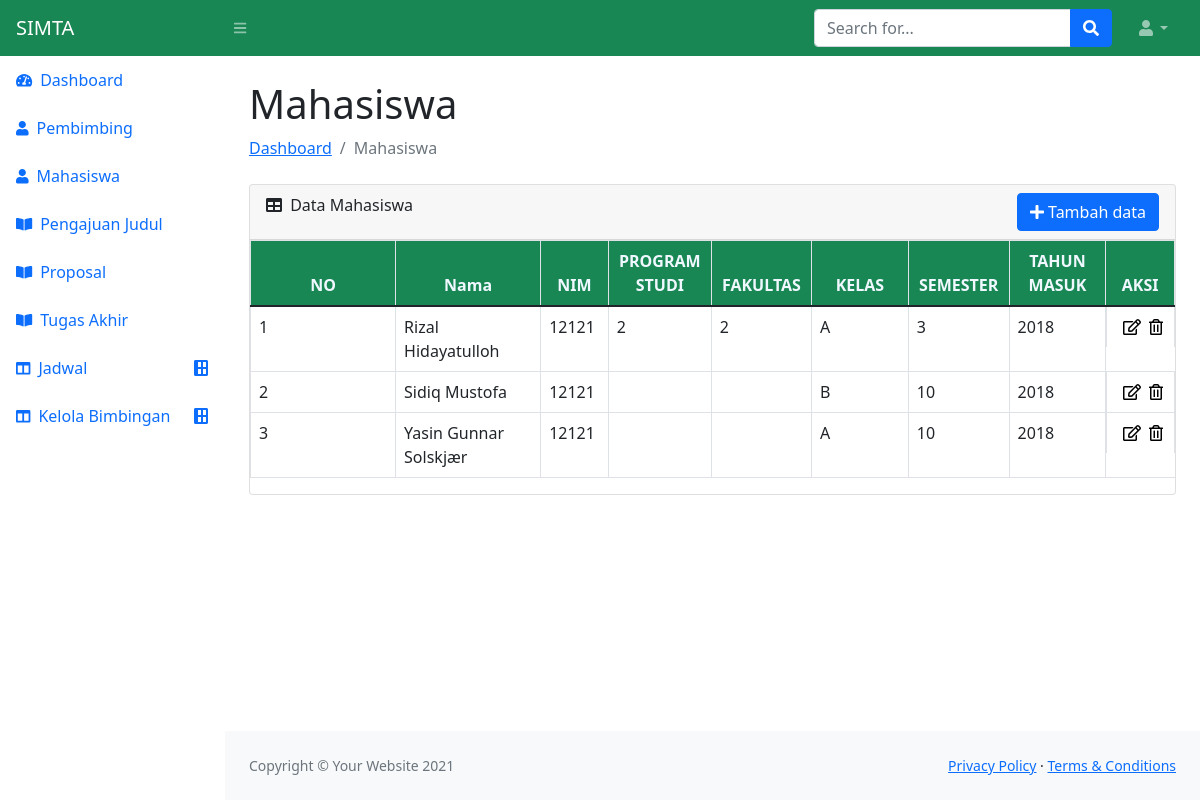
Screenshot of /tendik/mahasiswa with the database file from the repository.
### tendik/models.py (models this page shows)
class MahasiswaModel(models.Model):
    nama = models.CharField(max_length=50)
    nim = models.IntegerField()
    prodi = models.CharField(max_length=20)
    fakultas = models.CharField(max_length=20)
    kelas = models.CharField(max_length=3)
    semester = IntegerField()
    tahun_masuk = models.IntegerField(null=True)

### tendik/views.py (the view, shortened to what this page needs)
# urls.py: path('mahasiswa', views.mahasiswaView, name='mahasiswa'),
def mahasiswaView(request):
    mhs_table = models.MahasiswaModel.objects.all()
    return render(request, 'tendik/mahasiswa.html', {
        'tabel_mhs': mhs_table
    })

### tendik/templates/tendik/mahasiswa.html (shortened to what this page needs)
{% extends 'main.html' %}
{% block content %}
<main>
    <div class="container-fluid px-4">
        <h1 class="mt-4">Mahasiswa</h1>
        <ol class="breadcrumb mb-4">
            <li class="breadcrumb-item"><a href="index.html">Dashboard</a></li>
            <li class="breadcrumb-item active">Mahasiswa</li>
        </ol>
        <div class="card mb-4">
            <div class="card-header d-flex justify-content-between card-header">
                <div class="">
                    <i class="fas fa-table me-1"></i>
                        Data Mahasiswa
                </div>
                 <div>
                     <div>
                         <a class="btn btn-primary" data-bs-toggle="modal" href="#exampleModalToggle" role="button"><span>
                            <i class="fa fa-plus" aria-hidden="true"></i>
                        </span><span>
                            Tambah data
                        </span></a>
                     </div>
                 </div>
            </div>
            <div class="table-responsive">
                <table class="table table-bordered">
                    <thead style="background-color: #198754">
                        <tr>
                            <th style="width: 15%; text-align: center; color: aliceblue;">NO</th>
                            <th style="width: 15%; text-align: center; color: aliceblue;">Nama</th>
                            <th style="width: 7%; text-align: center; color: aliceblue;">NIM</th>
                            <th style="width: 10%; text-align: center; color: aliceblue;">PROGRAM STUDI</th>
                            <th style="width: 10%; text-align: center; color: aliceblue">FAKULTAS</th>
                            <th style="width: 10%; text-align: center; color: aliceblue">KELAS</th>
                            <th style="width: 10%; text-align: center; color: aliceblue">SEMESTER</th>
                            <th style="width: 10%; text-align: center; color: aliceblue">TAHUN MASUK</th>
                            <th style="width: 5%;text-align: center; color: aliceblue">AKSI</th>
                        </tr>
                    </thead>
                    <tbody>
                        {% for i in tabel_mhs  %}
                        <tr>
                            <td>{{forloop.counter}}</td>
                            <td>{{i.nama}}</td>
                            <td>{{i.nim}}</td>
                            <td>{{i.prodi}}</td>
                            <td>{{i.fakultas}}</td>
                            <td>{{i.kelas}}</td>
                            <td>{{i.semester}}</td>
                            <td>{{i.tahun_masuk}}</td>
                            <td class="d-flex justify-content">
                                    <a id="exampleModalToggleLabel" href="mahasiswa/update/{{i.id}}" class="" >
                                        <i class="far fa-edit mx-2" style="color:black"></i>
                                    </a>
                                    <a href="mahasiswa/delete/{{i.id}}">
                                        <i class="far fa-trash-alt " style="color:black"></i>
                                    </a>
                            </td>
                        </tr>
                        {% endfor %}
                    </tbody>
                </table>
            </div>
        </div>
    </div>
</main>
{% endblock %}

### rows the page displays
MahasiswaModel: nama "Rizal Hidayatulloh", nim "12121", prodi "2", fakultas "2", kelas "A", semester "3", tahun_masuk "2018"
MahasiswaModel: nama "Sidiq Mustofa", nim "12121", kelas "B", semester "10", tahun_masuk "2018"
MahasiswaModel: nama "Yasin Gunnar Solskjær", nim "12121", kelas "A", semester "10", tahun_masuk "2018"
